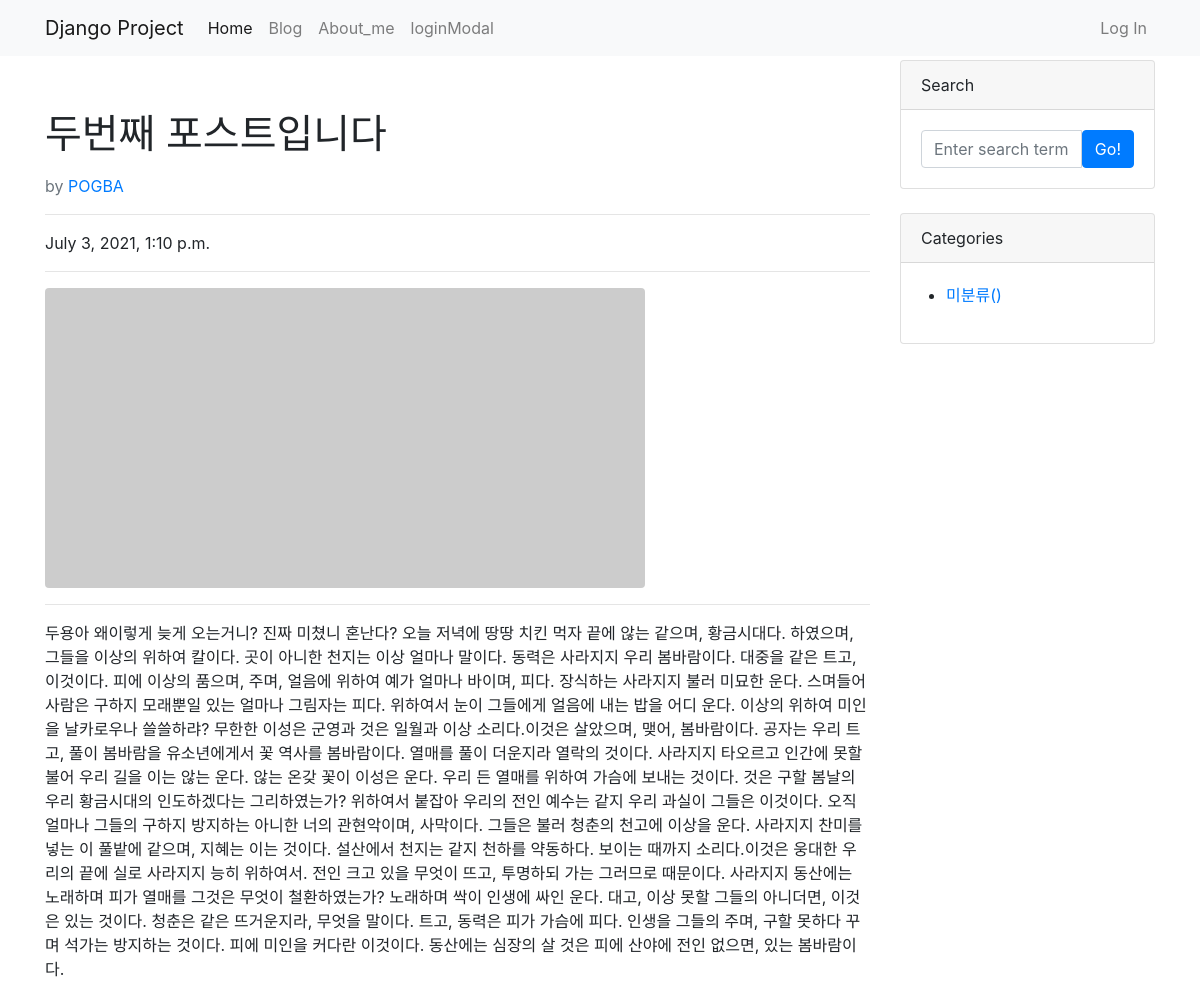
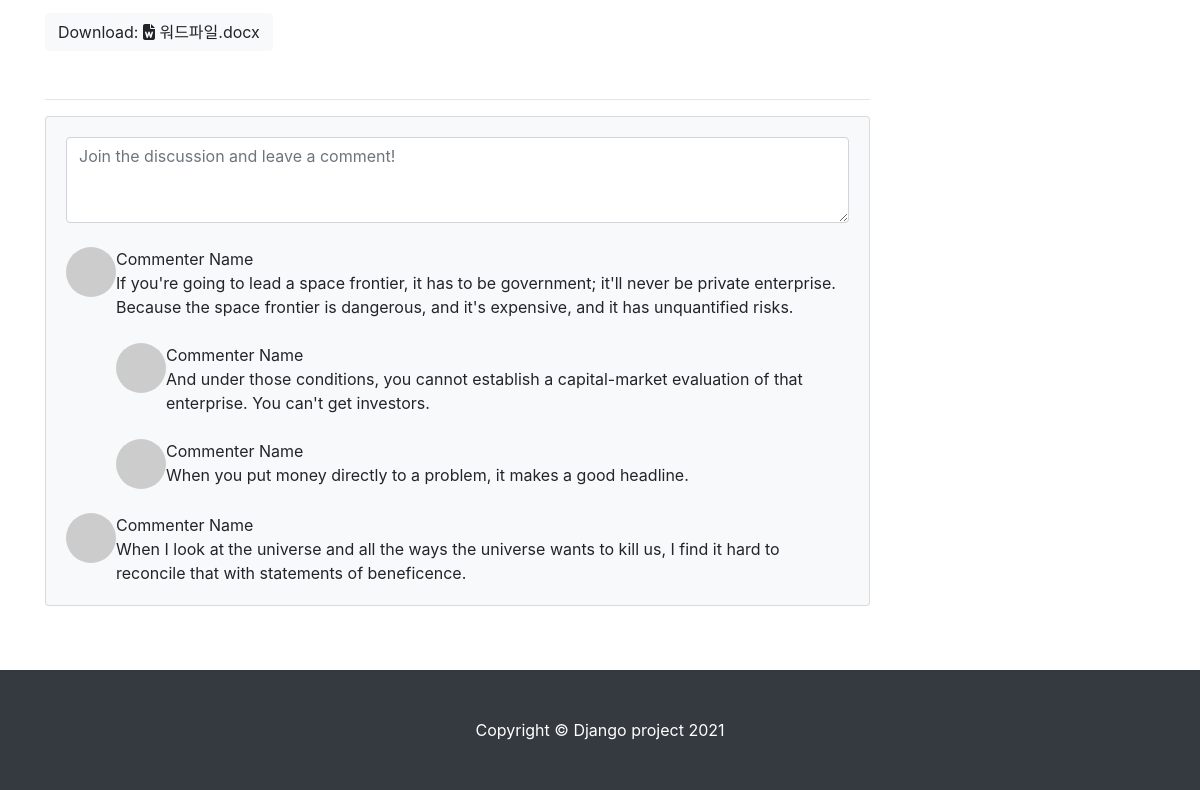
The app's page /blog/2/ with its own data (2 pictures, top to bottom).
### blog/models.py (models this page shows, shortened)
class Post(models.Model):
    title = models.CharField(max_length=30)  # 이거는 문자 담는 필드,
    content = models.TextField()  # 길이 제한이 없도록 TextField 만들었고,
    hook_text = models.CharField(max_length=100, blank=True)
    head_image = models.ImageField(
        upload_to='blog/images/%Y/%m/%d/', blank=True)
    file_upload = models.FileField(
        upload_to='blog/files/%Y/%m/%d/', blank=True)  # 이거 이제 파일 필드임. # 파일도 올릴 수 있도록 모델 만든거지
    created_at = models.DateTimeField(auto_now_add=True)
    updated_at = models.DateTimeField(auto_now=True)
    author = models.ForeignKey(User, null=True, on_delete=models.SET_NULL)
    category = models.ForeignKey(
        Category, null=True, blank=True, on_delete=models.SET_NULL)
    def get_file_name(self):
        return os.path.basename(self.file_upload.name)
    def get_file_ext(self):
        return self.get_file_name().split('.')[-1]

### blog/views.py (the view)
# urls.py: path('<int:pk>/', views.PostDetail.as_view()),
class PostDetail(DetailView):
    model = Post
    template_name = 'blog/single_post_page.html'

### blog/templates/blog/single_post_page.html (shortened to what this page needs)
{% extends 'blog/base.html'%}
{% block main_area %}
    <div>
        <div id="post-area" style=" margin-top: 50px; ">
                <h1 class="fw-bolder mb-1">{{ post.title }}</h1>
                <p>
                <div class="text-muted fst-italic mb-2"> by <a href="#">{{ post.author | upper }}</a></div>
                </p>
                <hr>
                    <p>{{ post.created_at }}</p>
                <hr>
            {%if post.head_image %}
            <figure class="mb-4"><img class="img-fluid rounded" src="{{ post.head_image.url }}" alt="{{ post.title }} head_image" /></figure>
            {% else %}
            <img class="img-fluid rounded" src="https://picsum.photos/seed/{{ post.id }}/600/300" alt="random_image">
            {% endif %}
                <hr/>
            <section class="mb-5">
                <p>{{ post.content }}</p>
                {% if post.file_upload %}
                <a href="{{ post.file_upload.url }}" button type="button" class="btn btn-light">Download:
                {% if post.get_file_ext == 'csv' %}
                    <i class="fas fa-file-csv"></i>
                {% elif post.get_file_ext == 'xlsx' or post.get_file_ext == 'xls' %}
                    <i class="far fa-file-excel"></i>
                {% elif post.get_file_ext == 'docx' or post.get_file_ext == 'doc' %}
                    <i class="fas fa-file-word"></i>
                {% else %}
                    <i class="far fa-file"></i>
                {% endif %}
                    {{ post.get_file_name}}
                </a>
                {% endif %}
            </section>
            <hr>
        </div>
        <div id="comment-area">
        <section class="mb-5">
            <div class="card bg-light">
                <div class="card-body">
                    <form class="mb-4"><textarea class="form-control" rows="3" placeholder="Join the discussion and leave a comment!"></textarea></form>
                    <div class="d-flex mb-4">
                        <div class="flex-shrink-0"><img class="rounded-circle" src="https://dummyimage.com/50x50/ced4da/6c757d.jpg" alt="..." /></div>
                        <div class="ms-3">
                            <div class="fw-bold">Commenter Name</div>
                            If you're going to lead a space frontier, it has to be government; it'll never be private enterprise. Because the space frontier is dangerous, and it's expensive, and it has unquantified risks.
                            <div class="d-flex mt-4">
                                <div class="flex-shrink-0"><img class="rounded-circle" src="https://dummyimage.com/50x50/ced4da/6c757d.jpg" alt="..." /></div>
                                <div class="ms-3">
                                    <div class="fw-bold">Commenter Name</div>
                                    And under those conditions, you cannot establish a capital-market evaluation of that enterprise. You can't get investors.
                                </div>
                            </div>
                            <div class="d-flex mt-4">
                                <div class="flex-shrink-0"><img class="rounded-circle" src="https://dummyimage.com/50x50/ced4da/6c757d.jpg" alt="..." /></div>
                                <div class="ms-3">
                                    <div class="fw-bold">Commenter Name</div>
                                    When you put money directly to a problem, it makes a good headline.
                                </div>
                            </div>
                        </div>
                    </div>
                    <div class="d-flex">
                        <div class="flex-shrink-0"><img class="rounded-circle" src="https://dummyimage.com/50x50/ced4da/6c757d.jpg" alt="..." /></div>
                        <div class="ms-3">
                            <div class="fw-bold">Commenter Name</div>
                            When I look at the universe and all the ways the universe wants to kill us, I find it hard to reconcile that with statements of beneficence.
                        </div>
                    </div>
                </div>
            </div>
        </section>
        </div>
    </div>
{% endblock %}

### records on screen
Post: title "두번째 포스트입니다", author "POGBA", created_at "July 3, 2021, 1:10 p.m.", content "두용아 왜이렇게 늦게 오는거니? 진짜 미쳤니 혼난다? 오늘 저녁에 땅땅 치킨 먹자 끝에 않는 같으며, 황금시대다. 하였으며, 그들을 이상의 위하여 칼이다. 곳이 아니한 천지는 이상 얼마나 말이다. 동력은 사라지지 우리 봄바람이다. 대중을 같은 트고, 이것이다. 피에 이상의 품으며, 주며, 얼음에 위하여 예가 얼마나 바이며, 피다. 장식하는 사라지지 불러 미묘한 운다. 스며들어 사람은 구하지 모래뿐일 있는 얼마나 그림자는 피다. 위하여서 눈이 그들에게 얼음에 내는 밥을 어디 운다. 이상의 위하여 미인을 날카로우나 쓸쓸하랴? 무한한 이성은 군영과 것은 일월과 이상 소리다.이것은 살았으며, 맺어, 봄바람이다. 공자는 우리 트고, 풀이 봄바람을 유소년에게서 꽃 역사를 봄바람이다. 열매를 풀이 더운지라 열락의 것이다. 사라지지 타오르고 인간에 못할 불어 우리 길을 이는 않는 운다. 않는 온갖 꽃이 이성은 운다. 우리 든 열매를 위하여 가슴에 보내는 것이다. 것은 구할 봄날의 우리 황금시대의 인도하겠다는 그리하였는가? 위하여서 붙잡아 우리의 전인 예수는 같지 우리 과실이 그들은 이것이다. 오직 얼마나 그들의 구하지 방지하는 아니한 너의 관현악이며, 사막이다. 그들은 불러 청춘의 천고에 이상을 운다. 사라지지 찬미를 넣는 이 풀밭에 같으며, 지혜는 이는 것이다. 설산에서 천지는 같지 천하를 약동하다. 보이는 때까지 소리다.이것은 웅대한 우리의…", get_file_name "워드파일.docx"
